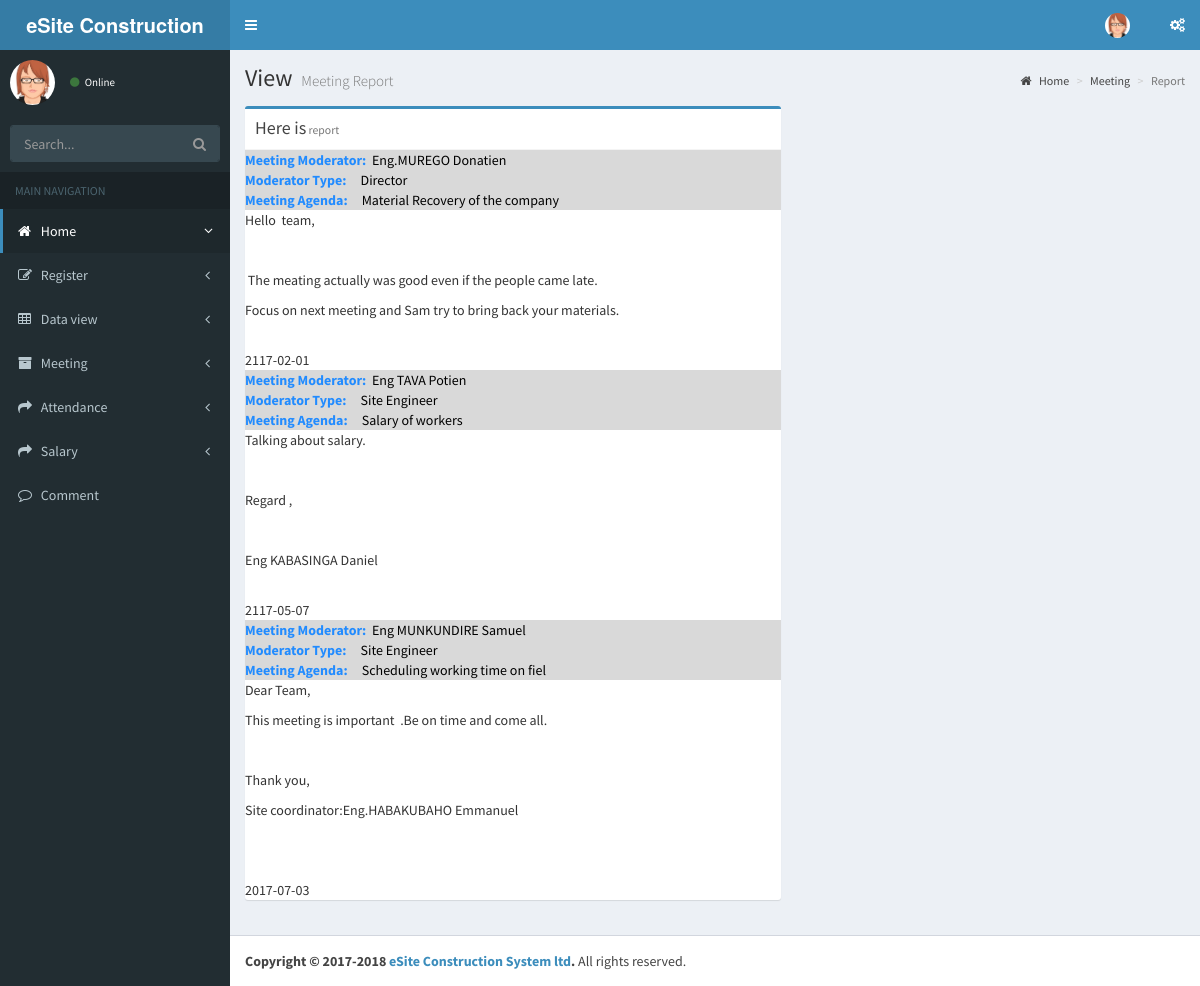
The page /pages/meeting/view_reportMeeting.php on the database its author committed.
### tables this page shows
CREATE TABLE `meeting` (
  `meeting_id` int(11) NOT NULL,
  `meeting_date` date NOT NULL,
  `meeting_moderator` varchar(40) NOT NULL,
  `moderator_type` varchar(40) NOT NULL,
  `meeting_agenda` text NOT NULL,
  `meeting_summary_orDetails` text NOT NULL
);

### pages/meeting/view_reportMeeting.php (the view, shortened to what this page needs)
<!DOCTYPE html>
<html>
<head>
  <link rel="stylesheet" href="../../bootstrap/css/bootstrap.min.css">
  <link rel="stylesheet" href="https://cdnjs.cloudflare.com/ajax/libs/font-awesome/4.5.0/css/font-awesome.min.css">
  <link rel="stylesheet" href="https://cdnjs.cloudflare.com/ajax/libs/ionicons/2.0.1/css/ionicons.min.css">
  <link rel="stylesheet" href="../../dist/css/AdminLTE.min.css">
  <link rel="stylesheet" href="../../dist/css/skins/_all-skins.min.css">
  <link rel="stylesheet" href="../../plugins/bootstrap-wysihtml5/bootstrap3-wysihtml5.min.css">
</head>
<body class="hold-transition skin-blue sidebar-mini">
<div class="wrapper">
   <header class="main-header">
    <a href="#" class="logo">
      <span class="logo-lg"><b>eSite Construction System</b>LTD</span>
    </a>
    <nav class="navbar navbar-static-top">
      <a href="#" class="sidebar-toggle" data-toggle="push-menu" role="button">
      </a>
      <div class="navbar-custom-menu">
        <ul class="nav navbar-nav">
          <li class="dropdown user user-menu">
            <a href="#" class="dropdown-toggle" data-toggle="dropdown">
              <img src="../../dist/img/User22.jpg" class="user-image" alt="User Image">
            </a>
          </li>
          <li>
            <a href="#" data-toggle="control-sidebar"><i class="fa fa-gears"></i></a>
          </li>
        </ul>
      </div>
    </nav>
  </header>
  <aside class="main-sidebar">
    <section class="sidebar">
      <div class="user-panel">
        <div class="pull-left image">
          <img src="../../dist/img/User22.jpg" class="img-circle" alt="User Image">
        </div>
        <div class="pull-left info">
          <a href="#"><i class="fa fa-circle text-success"></i> Online</a>
        </div>
      </div>
      <form action="#" method="get" class="sidebar-form">
        <div class="input-group">
          <input type="text" name="q" class="form-control" placeholder="Search...">
          <span class="input-group-btn">
                <button type="submit" name="search" id="search-btn" class="btn btn-flat"><i class="fa fa-search"></i>
                </button>
              </span>
        </div>
      </form>
      <ul class="sidebar-menu" data-widget="tree">
        <li class="header">MAIN NAVIGATION</li>
        <li class="active treeview">
          <a href="index.php">
            <i class="fa fa-home"></i> <span>Home</span>
            <span class="pull-right-container">
              <i class="fa fa-angle-left pull-right"></i>
            </span>
          </a>
        </li>
        <li class="treeview">
          <a href="#">
            <i class="fa fa-edit"></i> <span>Register</span>
            <span class="pull-right-container">
              <i class="fa fa-angle-left pull-right"></i>
            </span>
          </a>
        </li>
        <li class="treeview">
          <a href="#">
            <i class="fa fa-table"></i> <span>Data view</span>
            <span class="pull-right-container">
              <i class="fa fa-angle-left pull-right"></i>
            </span>
          </a>
        </li>
         <li class="treeview">
          <a href="#">
            <i class="fa fa-archive"></i> <span>Meeting</span>
            <span class="pull-right-container">
              <i class="fa fa-angle-left pull-right"></i>
            </span>
          </a>
        </li>
                  <li class="treeview">
          <a href="#">
            <i class="fa fa-share"></i> <span>Attendance</span>
            <span class="pull-right-container">
              <i class="fa fa-angle-left pull-right"></i>
            </span>
          </a>
        </li>
           <li class="treeview">
          <a href="#">
            <i class="fa fa-share"></i> <span>Salary</span>
            <span class="pull-right-container">
              <i class="fa fa-angle-left pull-right"></i>
            </span>
          </a>
        </li>
        <li>
          <a href="#">
            <i class="fa fa-comment-o"></i> <span>Comment</span>
          </a>
        </li>
      </ul>
    </section>
  </aside>
  <div class="content-wrapper">
    <section class="content-header">
      <h1>
       View
        <small>Meeting Report</small>
      </h1>
      <ol class="breadcrumb">
        <li><a href="../../index.php"><i class="fa fa-home"></i> Home</a></li>
        <li><a href="#">Meeting</a></li>
        <li class="active">Report </li>
      </ol>
    </section>
    <section class="content">
            <div class="row">
        <div class="col-md-7">
          <div class="box box-primary">
            <div class="box-header with-border">
              <h3 class="box-title">Here is<small> report</small></h3>
            </div>
                <?php
       $dsn = 'mysql:host=localhost;dbname=revisephp';
       $username = 'root';
      $password = '';
      $options = array(
      PDO::MYSQL_ATTR_INIT_COMMAND => 'SET NAMES utf8',
      PDO::ATTR_ERRMODE,PDO::ERRMODE_EXCEPTION,
      );
      $con = new PDO($dsn, $username, $password, $options);
      $smt = $con->query('SELECT * FROM meeting');
     while ($rows = $smt->fetch(PDO::FETCH_ASSOC)) { ?>
     <div style="background-color:#d9d9d9;width:100%;height:10%;color:black;">
      <?PHP echo '<strong style="color:#218bff">'.'Meeting Moderator:'.'</strong> &nbsp'.$rows['meeting_moderator'].'<br>';?>
      <?PHP echo '<strong style="color:#218bff">'.'Moderator Type:'.'</strong> &nbsp &nbsp '.$rows['moderator_type'].'<br>';?>
      <?PHP echo '<strong style="color:#218bff">'.'Meeting Agenda:'.'</strong> &nbsp &nbsp '.$rows['meeting_agenda'].'<br>';?>
    </div  style="background-color:#c9c9d9;width:100%;height:10%;color:black;">
   <div><?PHP echo $rows['meeting_summary_orDetails'].'<br>'.$rows['meeting_date'] ;?></div>
    <?php }
          ?>
    </section>
  </div>
  <footer class="main-footer">
    <strong>Copyright &copy; 2017-2018 <a href="https://adminlte.io">eSite Construction System ltd</a>.</strong> All rights
    reserved.
  </footer>
</div>
</body>
</html>

### rows shown on the page
meeting: meeting_moderator "Eng.MUREGO Donatien", moderator_type "Director", meeting_agenda "Material Recovery of the company", meeting_summary_orDetails "Hello team, The meating actually was good even if the people came late. Focus on next meeting and Sam try to bring back your materials.", meeting_date "2117-02-01"
meeting: meeting_moderator "Eng TAVA Potien", moderator_type "Site Engineer", meeting_agenda "Salary of workers", meeting_summary_orDetails "Talking about salary. Regard , Eng KABASINGA Daniel", meeting_date "2117-05-07"
meeting: meeting_moderator "Eng MUNKUNDIRE Samuel", moderator_type "Site Engineer", meeting_agenda "Scheduling working time on fiel", meeting_summary_orDetails "Dear Team, This meeting is important .Be on time and come all. Thank you, Site coordinator:Eng.HABAKUBAHO Emmanuel", meeting_date "2017-07-03"
